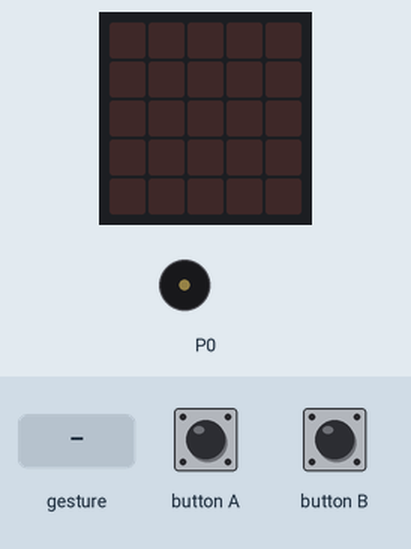
A program run on a simulated BBC micro:bit (MakeCode). Shown: the board's 5×5 LED display, buzzer (waves = sounding). The test bench sets the inputs (shaded band). A tilt is held for 1.5 s and a shake lasts 1 s, then the board lies face up again.

Above: at 1.2 s.
1.3 s: gesture 'shake'
At 2.3 s:
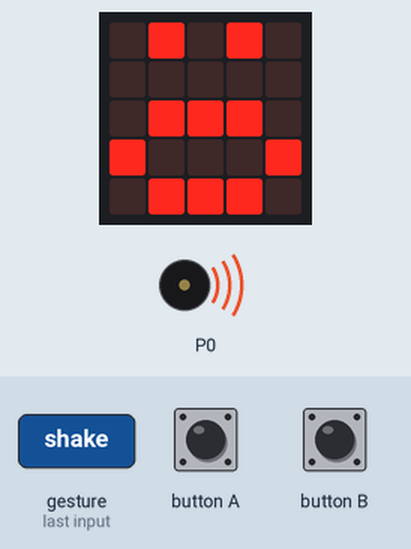
4.3 s: button A pressed for 0.15 s
At 4.65 s:
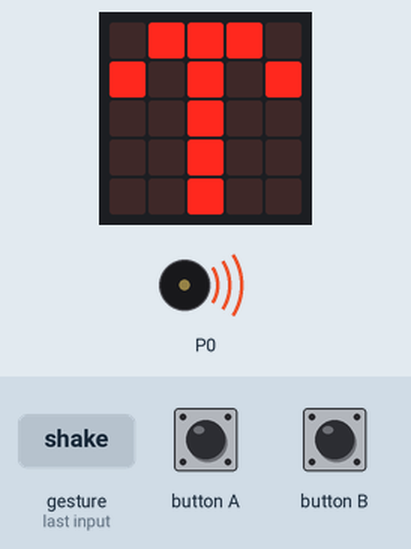
7.3 s: button B pressed for 0.15 s
At 10.3 s:
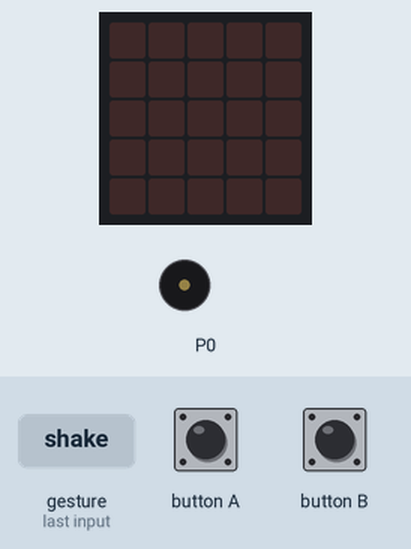
10.4 s: button A pressed for 0.15 s
At 11.15 s:
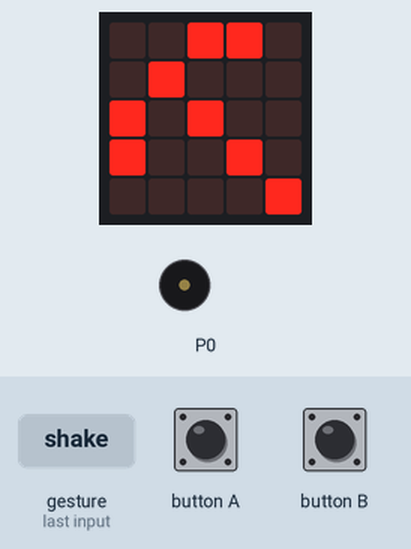
Timing chart, 0 to 13.4 s (numbered marks = the images above; inputs shaded):
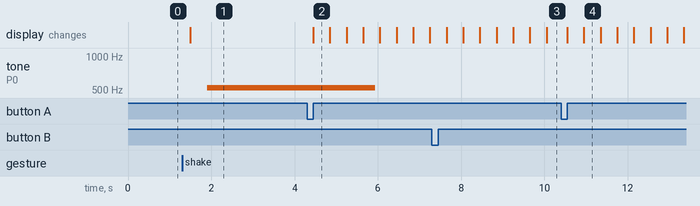

Measured:
- after the input at 1.3 s, tone on P0: silent → 523 Hz after 0.60 s; the display: changes after 0.20 s (image 1)
- after the input at 4.3 s, the display: changes after 0.15 s (image 2)
- after the input at 7.3 s, the display: first differs from a run without the input after 2.8 s (image 3)
- after the input at 10.4 s, the display: first changes after 0.15 s (image 4 shows a later state)
- what the display in image 2 shows lasts 0.4 s, from 4.5 s to 4.9 s

The program:

main.ts
```typescript
let hraj = 0
input.onButtonPressed(Button.A, function () {
    hraj = 1
    while (hraj) {
        images.createImage(`
            . # # # .
            # . # . #
            . . # . .
            . . # . .
            . . # . .
            `).showImage(0)
        images.createImage(`
            . . # # .
            . # . . .
            # . # . .
            # . . # .
            . . . . #
            `).showImage(0)
        images.createImage(`
            . # . . .
            # . . . .
            # # # # #
            # . . . .
            . # . . .
            `).showImage(0)
        images.createImage(`
            . . # . .
            . . # . .
            . . # . .
            # . # . #
            . # # # .
            `).showImage(0)
        images.createImage(`
            . . . # .
            . . . . #
            # # # # #
            . . . . #
            . . . # .
            `).showImage(0)
        images.createImage(`
            # . . . #
            # # . # #
            # . # . #
            # . . . #
            # . . . #
            `).showImage(0)
        images.createImage(`
            . # # # .
            . . # . .
            . . # . .
            . . # . .
            . # # # .
            `).showImage(0)
        images.createImage(`
            # . . . #
            # # . . #
            # . # . #
            # . . # #
            # . . . #
            `).showImage(0)
        images.createImage(`
            # # # # .
            # . . . .
            # # # # .
            # . . . .
            # # # # .
            `).showImage(0)
        images.createImage(`
            . # # # .
            # . . . .
            # . . . .
            # . . . .
            . # # # .
            `).showImage(0)
        images.createImage(`
            # # # # #
            # . . . #
            # # # # #
            # . # . .
            # . . # .
            `).showImage(0)
        images.createImage(`
            . . # . .
            . # . # .
            # . . . #
            # # # # #
            # . . . #
            `).showImage(0)
        images.createImage(`
            # # # # .
            # . . . .
            # # # # .
            # . . . .
            # . . . .
            `).showImage(0)
        images.createImage(`
            # # # # #
            . . # . .
            . . # . .
            . . # . .
            . . # . .
            `).showImage(0)
        zhasni()
    }
})
input.onButtonPressed(Button.B, function () {
    hraj = 0
})
input.onGesture(Gesture.Shake, function () {
    images.createImage(`
        . # . # .
        . . . . .
        . # # # .
        # . . . #
        . # # # .
        `).showImage(0)
    music.playMelody("C5 C5 C5 C5 C5 C5 C5 C5 ", 120)
})
function zhasni () {
    for (let i = 0; i <= 4; i++) {
        for (let y = 0; y <= 4; y++) {
            led.unplot(i, y)
        }
    }
}
basic.forever(function () {

})
```

test.ts
```typescript
// Tady jsou testy. Při použití tohoto balíčku jako rozšíření nebude zkompilováno.
```
